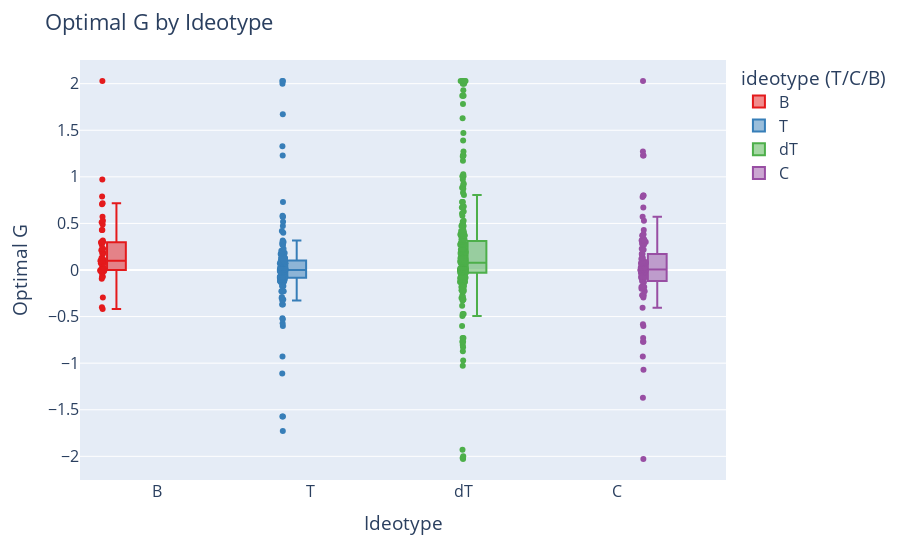

The notebook cell saved with this chart:
### Code cell
# Base boxplot (like boxen, shows distribution)
fig = px.box(
    ideotypes_df,
    x="ideotype (T/C/B)",
    y="optimal G",
    color="ideotype (T/C/B)",                # hue
    points="all",                            # show all points like boxen
    color_discrete_sequence=px.colors.qualitative.Set1
)

# Layout tweaks
fig.update_layout(
    title="Optimal G by Ideotype",
    xaxis_title="Ideotype",
    yaxis_title="Optimal G",
    font=dict(size=16),
    boxmode="group"
)

fig.show()

### Figure 1 — Plotly figure (JSON) as saved in the notebook; plotly's stock layout.template omitted (floating-point values rounded to 4 significant figures; data arrays with more than 128 entries replaced by an {"elided": "..."} marker saying what was removed)
{"data": [{"alignmentgroup": "True", "boxpoints": "all", "hovertemplate": "ideotype (T/C/B)=%{x}<br>optimal G=%{y}<extra></extra>", "legendgroup": "B", "marker": {"color": "rgb(228,26,28)"}, "name": "B", "notched": false, "offsetgroup": "B", "orientation": "v", "showlegend": true, "type": "box", "x": ["B", "B", "B", "B", "B", "B", "B", "B", "B", "B", "B", "B", "B", "B", "B", "B", "B", "B", "B", "B", "B", "B", "B", "B", "B", "B", "B", "B", "B", "B", "B", "B", "B", "B", "B", "B", "B", "B", "B", "B", "B", "B", "B", "B", "B", "B", "B", "B", "B", "B", "B", "B", "B", "B", "B", "B", "B", "B", "B", "B"], "x0": " ", "xaxis": "x", "y": [0, 0.7173, 0.3173, -0.0286, 0.5113, 2.029, -0.0173, -0.0173, 0.1887, 0.3, 0.0286, 0.1827, 0.1714, 0.2714, 0.2286, 0.2113, -0.294, 0.094, 0.0173, 0.1, -0.0714, -0.0113, 0.4286, 0.0714, 0.706, 0.5286, 0, 0.4286, 0.4887, 0.0714, 0.1286, 0, 0.1113, 0.0714, 0.1173, -0.0286, 0.9714, -0.4173, 0.294, 0.1, 0.0714, -0.0714, -0.006, -0.094, 0, -0.0714, 0.2286, 0.1, 0.0714, 0.5714, -0.4, 0.294, 0.0286, 0.0714, 0.094, 0.3, 0.1286, 0.3, -0.0113, 0.7887], "y0": " ", "yaxis": "y"}, {"alignmentgroup": "True", "boxpoints": "all", "hovertemplate": "ideotype (T/C/B)=%{x}<br>optimal G=%{y}<extra></extra>", "legendgroup": "T", "marker": {"color": "rgb(55,126,184)"}, "name": "T", "notched": false, "offsetgroup": "T", "orientation": "v", "showlegend": true, "type": "box", "x": {"elided": "169 str values"}, "x0": " ", "xaxis": "x", "y": {"elided": "169 float values"}, "y0": " ", "yaxis": "y"}, {"alignmentgroup": "True", "boxpoints": "all", "hovertemplate": "ideotype (T/C/B)=%{x}<br>optimal G=%{y}<extra></extra>", "legendgroup": "dT", "marker": {"color": "rgb(77,175,74)"}, "name": "dT", "notched": false, "offsetgroup": "dT", "orientation": "v", "showlegend": true, "type": "box", "x": {"elided": "274 str values"}, "x0": " ", "xaxis": "x", "y": {"elided": "274 float values"}, "y0": " ", "yaxis": "y"}, {"alignmentgroup": "True", "boxpoints": "all", "hovertemplate": "ideotype (T/C/B)=%{x}<br>optimal G=%{y}<extra></extra>", "legendgroup": "C", "marker": {"color": "rgb(152,78,163)"}, "name": "C", "notched": false, "offsetgroup": "C", "orientation": "v", "showlegend": true, "type": "box", "x": ["C", "C", "C", "C", "C", "C", "C", "C", "C", "C", "C", "C", "C", "C", "C", "C", "C", "C", "C", "C", "C", "C", "C", "C", "C", "C", "C", "C", "C", "C", "C", "C", "C", "C", "C", "C", "C", "C", "C", "C", "C", "C", "C", "C", "C", "C", "C", "C", "C", "C", "C", "C", "C", "C", "C", "C", "C", "C", "C", "C", "C", "C", "C", "C", "C", "C", "C", "C", "C", "C", "C", "C", "C", "C", "C", "C", "C", "C", "C", "C", "C", "C", "C", "C", "C", "C", "C", "C", "C", "C", "C", "C", "C", "C", "C", "C", "C", "C", "C", "C", "C", "C", "C", "C", "C", "C", "C", "C", "C", "C", "C", "C", "C", "C"], "x0": " ", "xaxis": "x", "y": [-0.006, 0.7827, 0.0714, -0.6, -0.0286, 0.0286, -0.006, 0.2887, -0.0173, 0, -0.0887, 0.1714, 0.0827, 0.0827, 0.3173, 0.3, 0.0173, 0.2714, -0.5827, 0.3714, -0.1173, 0.5714, 0.3173, 0.0887, 0.3173, -0.0286, 0, -0.0714, 0.0714, -2.029, 0.8, 0.1714, -0.0714, 0.2827, 0.4286, -0.0286, 0.0286, 0.1714, -0.0827, -0.2286, 0.0286, 0.0173, 2.029, -0.2, -1.071, -0.1827, 0, 0.3286, -0.0714, -0.9286, 0.6714, 0.3714, -0.2714, -0.2714, 0.1173, -0.7286, 0, -0.7714, -0.1827, -0.1827, 0.2714, 0.1, -0.294, -0.0714, 0.0286, 0, -0.0286, 0.1286, 0, 0, 0.0714, -0.1714, 0.006, -0.2714, -1.371, 0.006, 0.0714, 0.1714, 0.0286, -0.0173, -0.1827, -0.0714, -0.194, -0.2, -0.7714, 0.0714, 0.8, -0.0714, -0.1887, -0.1714, 0.006, -0.1286, 0.2173, 1.271, -0.0714, 0.3173, 0.3173, 1.229, 0.1286, 1.229, -0.1173, 0.0827, -0.2714, -0.0286, 0.2714, 0.0286, 0, 0.5286, 0.2286, 0.3827, 0.006, -0.0714, 0.0714, -0.406], "y0": " ", "yaxis": "y"}], "layout": {"autosize": true, "boxmode": "group", "font": {"size": 16}, "legend": {"title": {"text": "ideotype (T/C/B)"}, "tracegroupgap": 0}, "margin": {"t": 60}, "title": {"text": "Optimal G by Ideotype"}, "xaxis": {"anchor": "y", "autorange": true, "categoryarray": ["B", "T", "dT", "C"], "categoryorder": "array", "domain": [0, 1], "range": [-0.5, 3.711], "title": {"text": "Ideotype"}, "type": "category"}, "yaxis": {"anchor": "x", "autorange": true, "domain": [0, 1], "range": [-2.254, 2.254], "title": {"text": "Optimal G"}, "type": "linear"}}}
